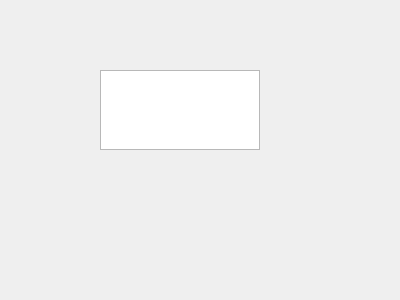
<?xml version="1.0" encoding="UTF-8"?>
<ui version="4.0">
 <class>Form</class>
 <widget class="QWidget" name="Form">
  <property name="geometry">
   <rect>
    <x>0</x>
    <y>0</y>
    <width>400</width>
    <height>300</height>
   </rect>
  </property>
  <property name="windowTitle">
   <string>Form</string>
  </property>
  <widget class="QWidget" name="horizontalLayoutWidget">
   <property name="geometry">
    <rect>
     <x>100</x>
     <y>70</y>
     <width>160</width>
     <height>80</height>
    </rect>
   </property>
   <layout class="QHBoxLayout" name="horizontalLayout">
    <item>
     <widget class="QTextBrowser" name="textBrowser"/>
    </item>
   </layout>
  </widget>
 </widget>
 <resources/>
 <connections/>
</ui>
